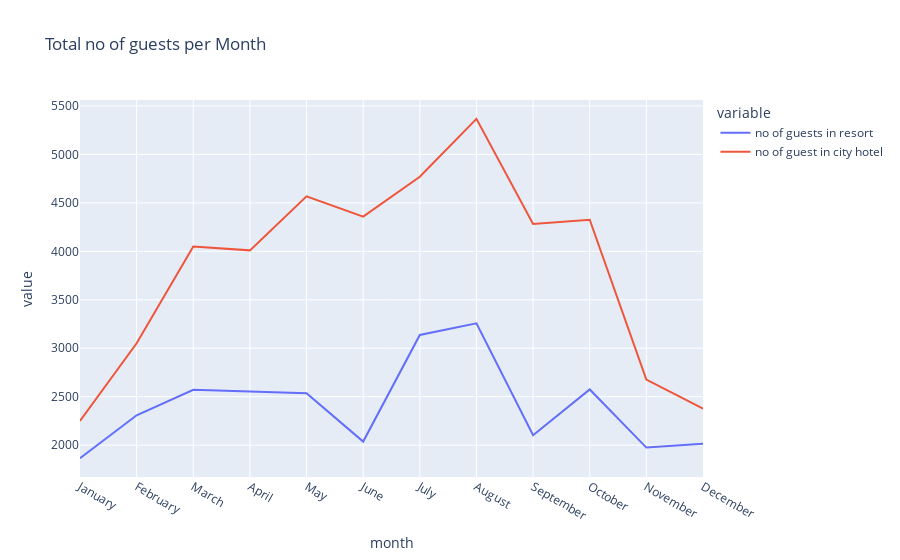

The notebook cell this image was saved under:
### Code cell
px.line(data_frame=final_rush, x='month', y=['no of guests in resort','no of guest in city hotel'], title='Total no of guests per Month')

### Figure 1 — Plotly figure (JSON) as saved in the notebook; plotly's stock layout.template omitted (floating-point values rounded to 4 significant figures)
{"data": [{"hovertemplate": "variable=no of guests in resort<br>month=%{x}<br>value=%{y}<extra></extra>", "legendgroup": "no of guests in resort", "line": {"color": "#636efa", "dash": "solid"}, "marker": {"symbol": "circle"}, "mode": "lines", "name": "no of guests in resort", "orientation": "v", "showlegend": true, "type": "scatter", "x": ["January", "February", "March", "April", "May", "June", "July", "August", "September", "October", "November", "December"], "xaxis": "x", "y": [1866, 2308, 2571, 2550, 2535, 2037, 3137, 3257, 2102, 2575, 1975, 2014], "yaxis": "y"}, {"hovertemplate": "variable=no of guest in city hotel<br>month=%{x}<br>value=%{y}<extra></extra>", "legendgroup": "no of guest in city hotel", "line": {"color": "#EF553B", "dash": "solid"}, "marker": {"symbol": "circle"}, "mode": "lines", "name": "no of guest in city hotel", "orientation": "v", "showlegend": true, "type": "scatter", "x": ["January", "February", "March", "April", "May", "June", "July", "August", "September", "October", "November", "December"], "xaxis": "x", "y": [2249, 3051, 4049, 4010, 4568, 4358, 4770, 5367, 4283, 4326, 2676, 2377], "yaxis": "y"}], "layout": {"legend": {"title": {"text": "variable"}, "tracegroupgap": 0}, "title": {"text": "Total no of guests per Month"}, "xaxis": {"anchor": "y", "domain": [0, 1], "title": {"text": "month"}}, "yaxis": {"anchor": "x", "domain": [0, 1], "title": {"text": "value"}}}}
